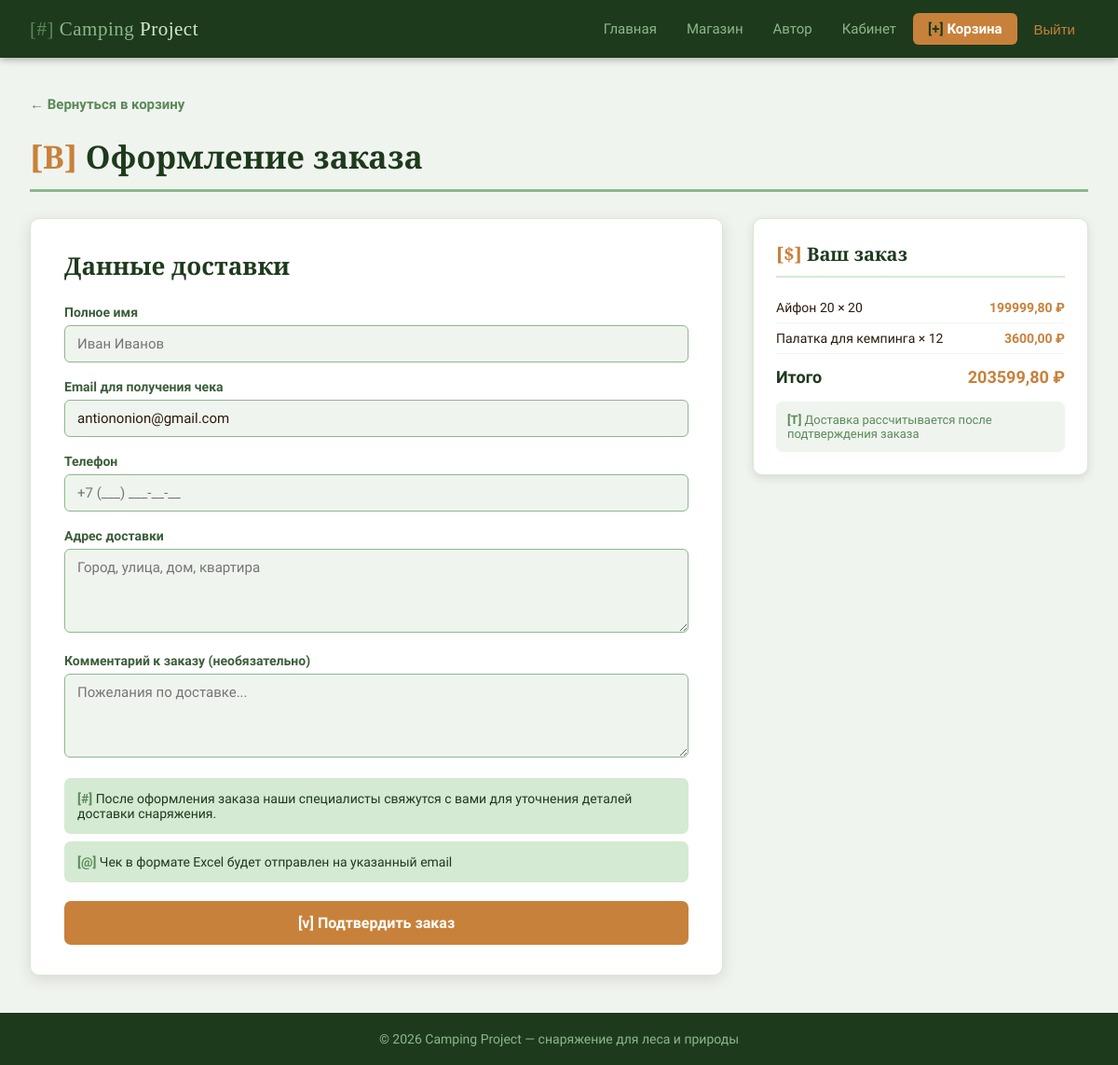
Page /checkout/ (signed in) on the committed database.
### shoppy/models.py (models this page shows, shortened)
class CustomUser(AbstractUser):
    pass

class Element(models.Model):
    cart = models.ForeignKey(
        'Cart',
        on_delete=models.CASCADE,
        related_name='elements'
    )
    product = models.ForeignKey(
        'Product',
        on_delete=models.CASCADE
    )
    number = models.PositiveIntegerField(default=1)
    def cost(self):
        return self.product.price * self.number
    class Meta:
        verbose_name = 'Позиция корзины'
        verbose_name_plural = 'Позиции корзины'
        unique_together = ('cart', 'product')

class Product(models.Model):
    title = models.CharField(max_length=200)
    description = models.TextField()
    photo = models.ImageField(upload_to='shop/', blank=True, null=True)
    price = models.DecimalField(max_digits=10, decimal_places=2)
    numberOF = models.IntegerField()
    category = models.ForeignKey(
        Category,
        on_delete=models.CASCADE,
        related_name='products'
    )
    owner = models.ForeignKey(
        Owner,
        on_delete=models.CASCADE,
        related_name='products'
    )
    class Meta:
        verbose_name = 'Товар'
        verbose_name_plural = 'Товары'

### shoppy/views.py (the view, shortened to what this page needs)
# urls.py: path('checkout/', views.checkout, name='checkout'),
@login_required
def checkout(request):
    cart = get_customer_cart(request)
    elements = Element.objects.filter(cart=cart).select_related('product', 'product__category')
    total_price = sum(item.cost() for item in elements)
    if not elements.exists():
        messages.info(request, 'Ваша корзина пуста. Добавьте товары перед оформлением заказа.')
        return redirect('catalog')
    return render(request, 'checkout.html', {
        'elements':    elements,
        'total_price': total_price,
    })

### shoppy/views.py (called while the page is built)
def get_customer_cart(request):
    cart, _ = Cart.objects.get_or_create(user=request.user)
    return cart

### shoppy/templates/checkout.html (shortened to what this page needs)
{% extends "base.html" %}
{% block content %}
<a href="{% url 'cart_detail' %}" class="back-link">← Вернуться в корзину</a>
<h1 class="page-title"><span style="color:var(--amber);">[B]</span> Оформление заказа</h1>
<div class="checkout-grid">
  <div class="form-box">
    <h2>Данные доставки</h2>
    <form method="post" action="{% url 'checkout' %}">
      <div class="form-group">
        <label for="full_name">Полное имя</label>
        <input type="text" id="full_name" name="full_name"
               placeholder="Иван Иванов"
               value="{{ user.get_full_name }}" required>
      </div>
      <div class="form-group">
        <label for="email">Email для получения чека</label>
        <input type="email" id="email" name="email"
               placeholder="email@example.com"
               value="{{ user.email }}" required>
      </div>
      <div class="form-group">
        <label for="phone">Телефон</label>
        <input type="tel" id="phone" name="phone" placeholder="+7 (___) ___-__-__">
      </div>
      <div class="form-group">
        <label for="address">Адрес доставки</label>
        <textarea id="address" name="address" rows="3"
                  placeholder="Город, улица, дом, квартира" required></textarea>
      </div>
      <div class="form-group">
        <label for="comment">Комментарий к заказу (необязательно)</label>
        <textarea id="comment" name="comment" rows="2"
                  placeholder="Пожелания по доставке..."></textarea>
      </div>
      <div style="margin-top:8px; padding:14px; background:var(--leaf); border-radius:7px; font-size:14px; color:var(--pine);">
        <span style="color:var(--fern);font-weight:700;">[#]</span> После оформления заказа наши специалисты свяжутся с вами для уточнения деталей доставки снаряжения.
      </div>
      <div style="margin-top:8px; padding:14px; background:var(--leaf); border-radius:7px; font-size:14px; color:var(--pine);">
        <span style="color:var(--fern);font-weight:700;">[@]</span> Чек в формате Excel будет отправлен на указанный email
      </div>
      <div style="margin-top:20px;">
        <button type="submit" class="btn btn-amber" style="width:100%; font-size:16px; padding:14px;">
          [v] Подтвердить заказ
        </button>
      </div>
    </form>
  </div>
  <div class="order-summary-box">
    <h3><span style="color:var(--amber);">[$]</span> Ваш заказ</h3>
    {% for item in elements %}
    <div class="order-item">
      <span>{{ item.product.title }} × {{ item.number }}</span>
      <span style="font-weight:600; color:var(--amber);">{{ item.cost }} ₽</span>
    </div>
    {% endfor %}
    <div class="order-total">
      <span>Итого</span>
      <span style="color:var(--amber);">{{ total_price }} ₽</span>
    </div>
    <div style="margin-top:16px; padding:12px; background:var(--mist); border-radius:7px; font-size:13px; color:var(--fern);">
      <span style="font-weight:700;">[T]</span> Доставка рассчитывается после подтверждения заказа
    </div>
  </div>
</div>
{% endblock %}

### shoppy/templates/base.html (style rules this page uses)
*, *::before, *::after { box-sizing: border-box; margin: 0; padding: 0; }
:root { --bark: #2C1A0E; --moss: #3B5E3A; --fern: #5A8A58; --meadow: #8CB88A; --mist: #F0F4EF; --pine: #1E3A1D; --amber: #C8813A; --leaf: #D4EAD2; --shadow: rgba(44,26,14,0.12); --radius: 10px; --tr: 0.25s ease; }
body { font-family: 'Source Sans 3', Arial, sans-serif; background-color: var(--mist); color: var(--bark); min-height: 100vh; display: flex; flex-direction: column; }
h1.page-title { font-family: 'Playfair Display', serif; font-size: 34px; color: var(--pine); margin-bottom: 28px; padding-bottom: 12px; border-bottom: 3px solid var(--meadow); }
.btn { display: inline-block; padding: 10px 22px; border-radius: 7px; font-size: 15px; font-weight: 600; font-family: inherit; cursor: pointer; text-decoration: none; border: none; transition: background var(--tr), transform var(--tr); text-align: center; }
.btn-amber { background: var(--amber); color: #fff; }
.form-box { background: #fff; border: 1px solid var(--leaf); border-radius: var(--radius); padding: 32px 36px; box-shadow: 0 4px 16px var(--shadow); }
.form-box h2 { font-family: 'Playfair Display', serif; color: var(--pine); font-size: 26px; margin-bottom: 24px; }
.form-group { margin-bottom: 18px; }
.form-group label { display: block; font-weight: 600; font-size: 14px; color: var(--moss); margin-bottom: 6px; }
.form-group input, .form-group textarea, .form-group select { width: 100%; padding: 10px 13px; border: 1.5px solid var(--meadow); border-radius: 6px; font-size: 15px; font-family: inherit; color: var(--bark); background: var(--mist); transition: border-color var(--tr); }
.form-group textarea { resize: vertical; min-height: 90px; }
a.back-link { display: inline-flex; align-items: center; gap: 6px; color: var(--fern); text-decoration: none; font-weight: 600; font-size: 15px; margin-bottom: 24px; transition: color var(--tr); }
.checkout-grid { display: grid; grid-template-columns: 1fr 360px; gap: 32px; align-items: start; }
.order-summary-box { background: #fff; border: 1px solid var(--leaf); border-radius: var(--radius); padding: 24px; box-shadow: 0 3px 10px var(--shadow); }
.order-summary-box h3 { font-family: 'Playfair Display', serif; font-size: 20px; color: var(--pine); margin-bottom: 16px; border-bottom: 2px solid var(--leaf); padding-bottom: 10px; }
.order-item { display: flex; justify-content: space-between; padding: 8px 0; border-bottom: 1px solid var(--mist); font-size: 14px; }
.order-total { display: flex; justify-content: space-between; margin-top: 14px; font-weight: 700; font-size: 18px; color: var(--pine); }

### rows in the picture
CustomUser: email "antiononion@gmail.com"
Element: product "Айфон 20", number "20", cost "199999,80"
Element: product "Палатка для кемпинга", number "12", cost "3600,00"

### other values in the picture
{{ total_price }} "203599,80"
